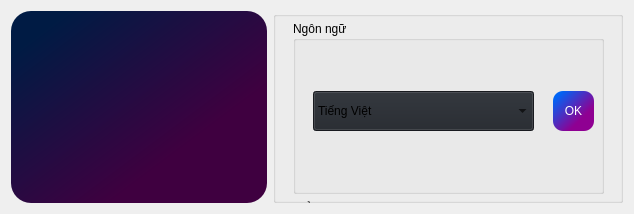
                     <widget class="QWidget" name="khiemthinh_page">
                      <layout class="QGridLayout" name="gridLayout_8">
                       <item row="0" column="0">
                        <widget class="QTextEdit" name="kt_text">
                         <property name="styleSheet">
                          <string notr="true">  border-radius: 20px;
   background-color: qlineargradient(spread:pad, x1:1, y1:1, x2:0, y2:0, stop:0.306818 rgba(63, 0, 64, 255), stop:0.886364 rgba(0, 27, 68, 255));
font: 36pt &quot;MS Shell Dlg 2&quot;;
</string>
                         </property>
                         <property name="html">
                          <string>&lt;!DOCTYPE HTML PUBLIC &quot;-//W3C//DTD HTML 4.0//EN&quot; &quot;http://www.w3.org/TR/REC-html40/strict.dtd&quot;&gt;
&lt;html&gt;&lt;head&gt;&lt;meta name=&quot;qrichtext&quot; content=&quot;1&quot; /&gt;&lt;style type=&quot;text/css&quot;&gt;
p, li { white-space: pre-wrap; }
&lt;/style&gt;&lt;/head&gt;&lt;body style=&quot; font-family:'MS Shell Dlg 2'; font-size:36pt; font-weight:400; font-style:normal;&quot;&gt;
&lt;p style=&quot;-qt-paragraph-type:empty; margin-top:0px; margin-bottom:0px; margin-left:0px; margin-right:0px; -qt-block-indent:0; text-indent:0px;&quot;&gt;&lt;br /&gt;&lt;/p&gt;&lt;/body&gt;&lt;/html&gt;</string>
                         </property>
                        </widget>
                       </item>
                       <item row="0" column="1">
                        <widget class="QGroupBox" name="groupBox">
                         <property name="minimumSize">
                          <size>
                           <width>350</width>
                           <height>0</height>
                          </size>
                         </property>
                         <property name="title">
                          <string/>
                         </property>
                         <property name="checkable">
                          <bool>false</bool>
                         </property>
                         <widget class="QWidget" name="layoutWidget">
                          <property name="geometry">
                           <rect>
                            <x>20</x>
                            <y>10</y>
                            <width>311</width>
                            <height>351</height>
                           </rect>
                          </property>
                          <layout class="QVBoxLayout" name="verticalLayout_20">
                           <item>
                            <widget class="QGroupBox" name="groupBox_2">
                             <property name="title">
                              <string>Ngôn ngữ</string>
                             </property>
                             <widget class="QComboBox" name="lang_combox">
                              <property name="geometry">
                               <rect>
                                <x>20</x>
                                <y>70</y>
                                <width>221</width>
                                <height>40</height>
                               </rect>
                              </property>
                              <property name="minimumSize">
                               <size>
                                <width>0</width>
                                <height>40</height>
                               </size>
                              </property>
                              <property name="styleSheet">
                               <string notr="true">background-color: rgb(33, 37, 43);</string>
                              </property>
                              <item>
                               <property name="text">
                                <string>Tiếng Việt</string>
                               </property>
                              </item>
                              <item>
                               <property name="text">
                                <string>English</string>
                               </property>
                              </item>
                              <item>
                               <property name="text">
                                <string>Chinese</string>
                               </property>
                              </item>
                              <item>
                               <property name="text">
                                <string>Frence</string>
                               </property>
                              </item>
                             </widget>
                             <widget class="QPushButton" name="lang_ok_button">
                              <property name="geometry">
                               <rect>
                                <x>260</x>
                                <y>70</y>
                                <width>41</width>
                                <height>40</height>
                               </rect>
                              </property>
                              <property name="minimumSize">
                               <size>
                                <width>0</width>
                                <height>40</height>
                               </size>
                              </property>
                              <property name="styleSheet">
                               <string notr="true">QPushButton:disabled {
   background-color: qlineargradient(spread:pad, x1:1, y1:1, x2:0, y2:0, stop:0.306818 rgba(63, 0, 64, 255), stop:0.886364 rgba(0, 27, 68, 255));
}
QPushButton:hover:!pressed {
   background-color: qlineargradient(spread:pad, x1:1, y1:1, x2:0, y2:0, stop:0.306818 rgba(63, 0, 64, 255), stop:0.886364 rgba(0, 27, 68, 255));
}
QPushButton {
   background-color: qlineargradient(spread:pad, x1:1, y1:1, x2:0, y2:0, stop:0.306818 rgba(143, 0, 146, 255), stop:0.886364 rgba(0, 100, 245, 255));
   border: none; 
   color: white;
   border-radius: 10px;
}</string>
                              </property>
                              <property name="text">
                               <string>OK</string>
                              </property>
                             </widget>
                            </widget>
                           </item>
                           <item>
                            <widget class="QGroupBox" name="groupBox_3">
                             <property name="title">
                              <string>Kiểu chữ</string>
                             </property>
                             <widget class="QTextEdit" name="size_text">
                              <property name="geometry">
                               <rect>
                                <x>110</x>
                                <y>110</y>
                                <width>51</width>
                                <height>31</height>
                               </rect>
                              </property>
                              <property name="styleSheet">
                               <string notr="true">background-color: rgb(33, 37, 43);</string>
                              </property>
                              <property name="html">
                               <string>&lt;!DOCTYPE HTML PUBLIC &quot;-//W3C//DTD HTML 4.0//EN&quot; &quot;http://www.w3.org/TR/REC-html40/strict.dtd&quot;&gt;
&lt;html&gt;&lt;head&gt;&lt;meta name=&quot;qrichtext&quot; content=&quot;1&quot; /&gt;&lt;style type=&quot;text/css&quot;&gt;
p, li { white-space: pre-wrap; }
&lt;/style&gt;&lt;/head&gt;&lt;body style=&quot; font-family:'Segoe UI'; font-size:10pt; font-weight:400; font-style:normal;&quot;&gt;
&lt;p style=&quot; margin-top:0px; margin-bottom:0px; margin-left:0px; margin-right:0px; -qt-block-indent:0; text-indent:0px;&quot;&gt;&lt;span style=&quot; font-family:'Times New Roman'; font-size:12pt;&quot;&gt;12&lt;/span&gt;&lt;/p&gt;&lt;/body&gt;&lt;/html&gt;</string>
                              </property>
                             </widget>
                             <widget class="QLabel" name="size_text_2">
                              <property name="geometry">
                               <rect>
                                <x>20</x>
                                <y>120</y>
                                <width>71</width>
                                <height>16</height>
                               </rect>
                              </property>
                              <property name="font">
                               <font>
                                <family>Times New Roman</family>
                                <pointsize>11</pointsize>
                                <weight>9</weight>
                                <italic>true</italic>
                                <bold>false</bold>
                               </font>
                              </property>
                              <property name="styleSheet">
                               <string notr="true">font: 75 italic 11pt &quot;Times New Roman&quot;;</string>
                              </property>
                              <property name="text">
                               <string>Cỡ chữ :</string>
                              </property>
                             </widget>
                             <widget class="QComboBox" name="font_combox">
                              <property name="geometry">
                               <rect>
                                <x>110</x>
                                <y>40</y>
                                <width>181</width>
                                <height>40</height>
                               </rect>
                              </property>
                              <property name="minimumSize">
                               <size>
                                <width>0</width>
                                <height>40</height>
                               </size>
                              </property>
                              <property name="styleSheet">
                               <string notr="true">background-color: rgb(33, 37, 43);</string>
                              </property>
                              <item>
                               <property name="text">
                                <string>Times New Roman</string>
                               </property>
                              </item>
                              <item>
                               <property name="text">
                                <string>Roboto Condensed</string>
                               </property>
                              </item>
                              <item>
                               <property name="text">
                                <string>Arial</string>
                               </property>
                              </item>
                              <item>
                               <property name="text">
                                <string>Vani</string>
                               </property>
                              </item>
                              <item>
                               <property name="text">
                                <string>Verdana</string>
                               </property>
                              </item>
                              <item>
                               <property name="text">
                                <string>Fairwater Script</string>
                               </property>
                              </item>
                              <item>
                               <property name="text">
                                <string>Tahoma</string>
                               </property>
                              </item>
                              <item>
                               <property name="text">
                                <string>New Item</string>
                               </property>
                              </item>
                              <item>
                               <property name="text">
                                <string>TH SarabunPSK</string>
                               </property>
                              </item>
                             </widget>
                             <widget class="QLabel" name="font_text">
                              <property name="geometry">
                               <rect>
                                <x>20</x>
                                <y>50</y>
                                <width>101</width>
                                <height>16</height>
                               </rect>
                              </property>
                              <property name="font">
                               <font>
                                <family>Times New Roman</family>
                                <pointsize>11</pointsize>
                                <weight>9</weight>
                                <italic>true</italic>
                                <bold>false</bold>
                               </font>
                              </property>
                              <property name="styleSheet">
                               <string notr="true">font: 75 italic 11pt &quot;Times New Roman&quot;;</string>
                              </property>
                              <property name="text">
                               <string>Font Chữ :</string>
                              </property>
                             </widget>
                             <widget class="QPushButton" name="size_ok_button">
                              <property name="geometry">
                               <rect>
                                <x>170</x>
                                <y>110</y>
                                <width>41</width>
                                <height>31</height>
                               </rect>
                              </property>
                              <property name="styleSheet">
                               <string notr="true">QPushButton:disabled {
   background-color: qlineargradient(spread:pad, x1:1, y1:1, x2:0, y2:0, stop:0.306818 rgba(63, 0, 64, 255), stop:0.886364 rgba(0, 27, 68, 255));
}
QPushButton:hover:!pressed {
   background-color: qlineargradient(spread:pad, x1:1, y1:1, x2:0, y2:0, stop:0.306818 rgba(63, 0, 64, 255), stop:0.886364 rgba(0, 27, 68, 255));
}
QPushButton {
   background-color: qlineargradient(spread:pad, x1:1, y1:1, x2:0, y2:0, stop:0.306818 rgba(143, 0, 146, 255), stop:0.886364 rgba(0, 100, 245, 255));
   border: none; 
   color: white;
   border-radius: 10px;
}</string>
                              </property>
                              <property name="text">
                               <string>OK</string>
                              </property>
                             </widget>
                            </widget>
                           </item>
                          </layout>
                         </widget>
                         <widget class="QWidget" name="layoutWidget_2">
                          <property name="geometry">
                           <rect>
                            <x>30</x>
                            <y>630</y>
                            <width>301</width>
                            <height>91</height>
                           </rect>
                          </property>
                          <layout class="QHBoxLayout" name="horizontalLayout_6">
                           <item>
                            <widget class="QPushButton" name="start_button">
                             <property name="minimumSize">
                              <size>
                               <width>100</width>
                               <height>40</height>
                              </size>
                             </property>
                             <property name="styleSheet">
                              <string notr="true">QPushButton:hover:!pressed {
  
	background-color: rgb(0, 255, 127);
}
QPushButton {
	background-color: rgb(0, 206, 0);
    border: none; 
   color: white;
   border-radius: 10px;
}
</string>
                             </property>
                             <property name="text">
                              <string>Bắt đầu</string>
                             </property>
                            </widget>
                           </item>
                           <item>
                            <widget class="QPushButton" name="end_button">
                             <property name="minimumSize">
                              <size>
                               <width>0</width>
                               <height>40</height>
                              </size>
                             </property>
                             <property name="styleSheet">
                              <string notr="true">QPushButton:hover:!pressed {
   background-color: rgb(167, 30, 30);
}
QPushButton {
   background-color: rgb(220, 60, 60);
    border: none; 
   color: white;
   border-radius: 10px;
}</string>
                             </property>
                             <property name="text">
                              <string>Kết thúc</string>
                             </property>
                            </widget>
                           </item>
                          </layout>
                         </widget>
                         <widget class="QWidget" name="layoutWidget_3">
                          <property name="geometry">
                           <rect>
                            <x>100</x>
                            <y>430</y>
                            <width>161</width>
                            <height>141</height>
                           </rect>
                          </property>
                          <layout class="QVBoxLayout" name="verticalLayout_21">
                           <item>
                            <widget class="QPushButton" name="erase_button">
                             <property name="minimumSize">
                              <size>
                               <width>0</width>
                               <height>30</height>
                              </size>
                             </property>
                             <property name="styleSheet">
                              <string notr="true">QPushButton:hover:!pressed {
   background-color: rgb(167, 30, 30);
}
QPushButton {
   background-color: rgb(220, 60, 60);
    border: none; 
   color: white;
   border-radius: 10px;
}</string>
                             </property>
                             <property name="text">
                              <string>Xóa </string>
                             </property>
                            </widget>
                           </item>
                           <item>
                            <widget class="QPushButton" name="speaker_button">
                             <property name="minimumSize">
                              <size>
                               <width>0</width>
                               <height>30</height>
                              </size>
                             </property>
                             <property name="styleSheet">
                              <string notr="true">
QPushButton:hover:!pressed {
  
	
	background-color: rgb(255, 0, 255);
}
QPushButton {
	
	background-color:rgb(255, 85, 255);
    border: none; 
   color: white;
   border-radius: 10px;
}
</string>
                             </property>
                             <property name="text">
                              <string>LOA</string>
                             </property>
                            </widget>
                           </item>
                          </layout>
                         </widget>
                        </widget>
                       </item>
                      </layout>
                     </widget>
